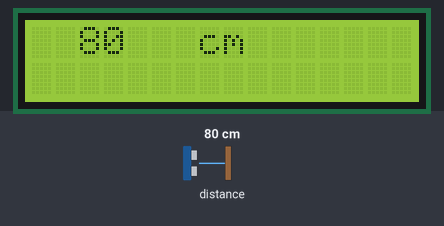
Simulated run of this program. Board: BBC micro:bit (MakeCode). Parts: 16×2 character LCD. The inputs (shaded band) are chosen by the test bench; at power-on: distance to the obstacle 80 cm.

Above: at 1.2 s.
1.3 s: distance to the obstacle set to 2 cm
At 2.5 s:
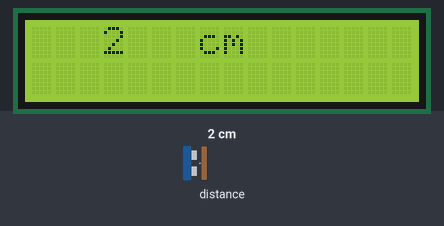
2.9 s: distance to the obstacle set to 35 cm
At 3.9 s:
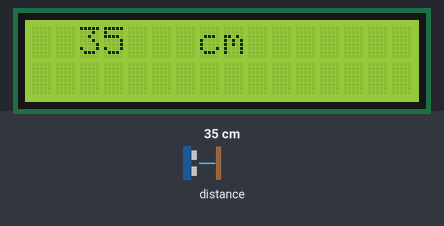
5.9 s: distance to the obstacle set to 4 cm
At 7.4 s:
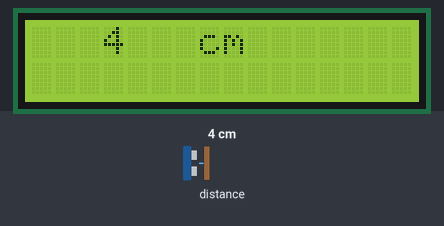
Timing chart, 0 to 8.9 s (numbered marks = the images above; inputs shaded):
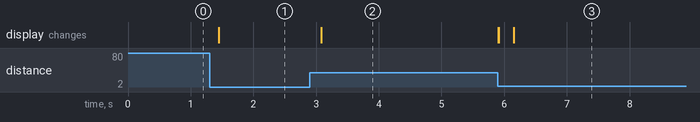

The program:

main.ts
```typescript
let distance = 0
led.enable(false)
makerbit.connectLcd(27)
makerbit.clearLcd1602()
basic.forever(function () {
    makerbit.clearLcd1602()
    distance = sonar.ping(
    DigitalPin.P2,
    DigitalPin.P1,
    PingUnit.Centimeters
    )
    makerbit.showStringOnLcd1602("" + (distance), makerbit.position1602(LcdPosition1602.Pos1), 7, TextOption.AlignCenter)
    makerbit.showStringOnLcd1602("cm", makerbit.position1602(LcdPosition1602.Pos8), 4)
    basic.pause(200)
})
```

test.ts
```typescript
// testes vão aqui; isto não será compilado quando este pacote for usado como uma extensão.
```

Measured:
- after the input at 1.3 s, the display: changes after 0.15 s (image 1)
- after the input at 2.9 s, the display: changes after 0.18 s (image 2)
- after the input at 5.9 s, the display: first changes at once (image 3 shows a later state)
